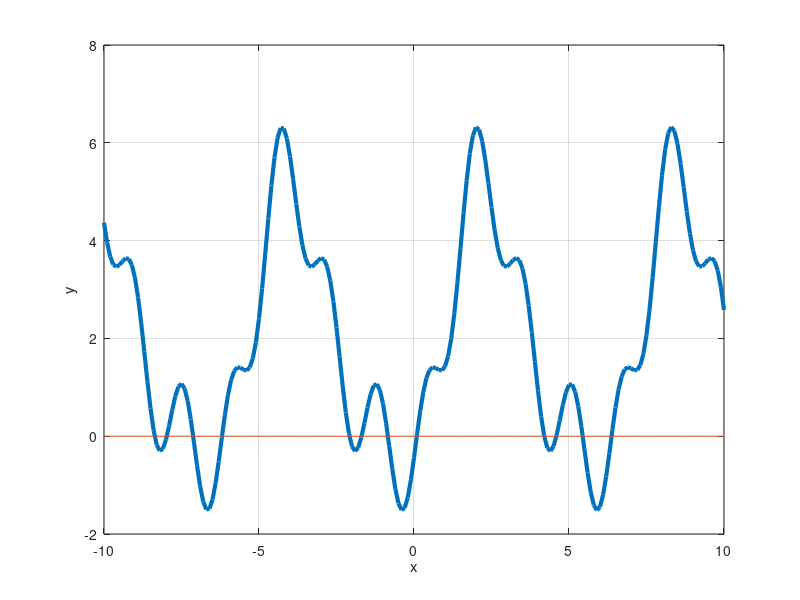

The MATLAB script that drew this image:
#Урок 9. Нахождение корней
#на вход функция, приближение (можно указать точность и тд)
#fzero - функция как метод ньютона
x = -10:0.1:10;
y = 1 + (1 + sin(x) - cos(x)).^2 - (sin(2*x) - cos(2*x) - 0.2).^2;
plot(x,y, 'linewidth', 3);
grid on;
xlabel('x');
ylabel('y');
hold on;
plot(x, 0*x);
